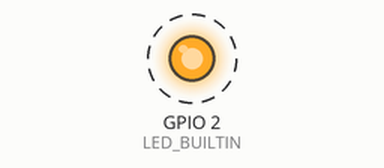
Simulated run of this program. Board: ESP8266 (NodeMCU). Parts: output pins drawn as LEDs (lit = HIGH, except the on-board LED, lit = LOW). Dashed ring = blinking. WiFi joins after 1.5 s; servers stay silent unless stated; random numbers use the default seed unless the program sets one; no MQTT or app messages arrive unless stated; what the program prints to the serial monitor is not drawn.

Above: at 2.5 s.
Timing chart, 0 to 6.7 s (numbered marks = the images above):
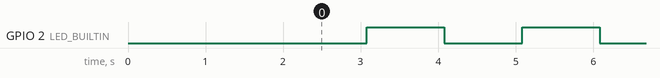

The program:

main.cpp
```cpp
#include <Arduino.h>
#include <ArduinoJson.h>
#include <ESP8266WiFi.h>
#include <PubSubClient.h> // Biblioteca para comunicação MQTT

const char* ssid = ""; // Nome do seu Wifi
const char* password = ""; // Senha do wifi
const char* name = "Pedro";
const char* mqttServer = "agrotechlab.lages.ifsc.edu.br"; // URL do servidor MQTT
const int mqttPort = 1883; // Porta MQTT
const char* clientName = "qhbg2n126yb6me65ccd7"; // Nome do cliente MQTT
const char* clientId = "ESP8266"; // ID do cliente MQTT
JsonDocument json; // Objeto JSON para manipular os dados


WiFiClient espClient; // Objeto para comunicação WiFi
PubSubClient client(espClient); // Objeto para comunicação MQTT

void setup() {
  Serial.begin(9600); // Inicialização da comunicação serial com a velocidade de 9600 bps
  pinMode(LED_BUILTIN, OUTPUT);
  delay(10);
  Serial.println('\n');

  WiFi.begin(ssid, password); // Conexão à rede WiFi
  Serial.print("Connecting to");
  Serial.println(ssid); Serial.println("...");

  int i = 0;
  while (WiFi.status()!= WL_CONNECTED) { // Aguarda até que a conexão WiFi seja estabelecida
    delay(1000);
    digitalWrite(LED_BUILTIN, LOW);
    Serial.print(++i);Serial.print(' ');
     // Liga o LED embutido no ESP8266
  }

  Serial.print("\n");
  Serial.print("Connection estabilished"); // Mensagem indicando que a conexão foi estabelecida
  Serial.print("IP Adress :\t");
  Serial.print(WiFi.localIP()); // Mostra o endereço IP local do dispositivo

  client.setServer(mqttServer, mqttPort); // Configura o servidor MQTT

  while (!client.connected()) { // Loop até que a conexão MQTT seja estabelecida
    Serial.println("Conectando ao servidor MQTT...");
    if (client.connect(clientId, clientName, NULL)) { // Tenta conectar ao servidor MQTT
      Serial.println("Conectado ao servidor MQTT!");
      digitalWrite(LED_BUILTIN, HIGH); // Desliga o LED embutido
    } else {
      Serial.print("Falha, rc=");
      Serial.print(client.state());
      Serial.println(" Tentando novamente em 5 segundos"); // Se a conexão falhar, espera 5 segundos antes de tentar novamente
      delay(5000);
    }
  }
}

// Controle de tempo
unsigned long tempoTemp = 0; // Obtém o tempo atual em milissegundos
unsigned long tempoUm = 0;
unsigned long tempoVent = 0;
unsigned long tempoLed = 0;
bool ledState = HIGH;

void loop() {
  unsigned long tempo = millis();

   if (tempo - tempoLed >= 1000) {
    tempoLed = tempo;
    ledState = !ledState;
    digitalWrite(LED_BUILTIN, ledState);
   }

  if (client.connected()) {
    if(tempo - tempoTemp >= 5000){ // Verifica se passaram 5 segundos desde a última leitura de temperatura
      Serial.print("entrou");
      tempoTemp = tempo; // Atualiza o tempo da última leitura de temperatura
      float temperatura = random(500, 1599) / 100.0; // Gera um valor de temperatura aleatório entre 5.00 e 15.99
      json.clear();
      json["temp"] = temperatura; // Adiciona a temperatura ao objeto JSON
      char enviar[256];
      serializeJson(json, enviar); // Serializa o objeto JSON para uma string
      client.publish("v1/devices/me/telemetry", enviar); // Publica os dados de temperatura no tópico MQTT "v1/devices/me/telemetry"
    }

    if(tempo - tempoUm >= 10000){
       tempoUm = tempo;
      float umidade = random(4000, 8999) / 100.0;
      json.clear();
      json["umid"] = umidade;
      char enviar[256];
      serializeJson(json, enviar);
      client.publish("v1/devices/me/telemetry", enviar);
    }

    if(tempo - tempoVent >= 15000){
      tempoVent = tempo;
      float vento = random(0, 1999) / 100.0;
      json.clear();
      json["vel_vento"] = vento;
      char enviar[256];
      serializeJson(json, enviar);
      client.publish("v1/devices/me/telemetry", enviar);
    }
  }else{
      while (!client.connected()) { // Loop até que a conexão MQTT seja estabelecida
    Serial.println("Conectando ao servidor MQTT...");
    if (client.connect(clientId, clientName, NULL)) { // Tenta conectar ao servidor MQTT
      Serial.println("Conectado ao servidor MQTT!");
      digitalWrite(LED_BUILTIN, HIGH); // Desliga o LED embutido
    } else {
      Serial.print("Falha, rc=");
      Serial.print(client.state());
      Serial.println(" Tentando novamente em 5 segundos"); // Se a conexão falhar, espera 5 segundos antes de tentar novamente
      delay(5000);
    }
  }
  }
}
```

Measured:
- by itself, GPIO 2 (LED_BUILTIN): alternates HIGH for 1.0 s and LOW for 1.0 s
